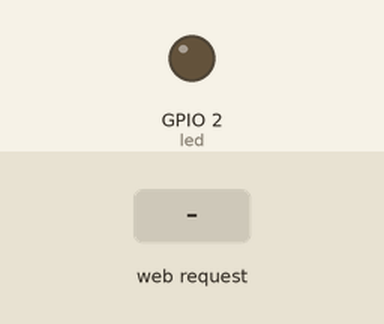
A sketch run on a simulated ESP8266 (NodeMCU). Parts: output pins drawn as LEDs (lit = HIGH). Inputs (shaded band) come from the test bench. WiFi joins after 1.5 s; servers stay silent unless stated; what the sketch prints to the serial monitor is not drawn.

Above: at 4.2 s.
4.3 s: HTTP request GET /on received
At 5.3 s:
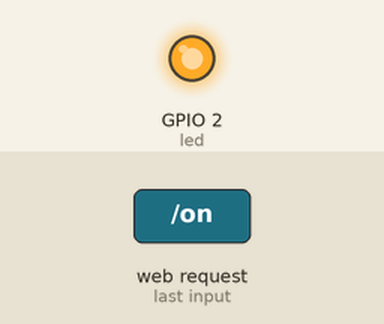
5.8 s: HTTP request GET /off received
At 6.5 s:
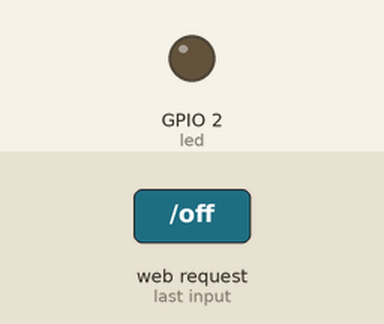
Timing chart, 0 to 8.8 s (numbered marks = the images above; inputs shaded):
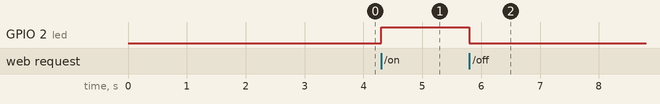

Measured:
- after the input at 4.3 s, GPIO 2 (led): LOW → HIGH at once
- after the input at 5.8 s, GPIO 2 (led): HIGH → LOW at once

The sketch:

auto.ino
```cpp
#include <ESP8266WiFi.h>
#include <ESP8266WebServer.h>

ESP8266WebServer server(80);

int led = 2;

void setup()
{
  delay(1000);
  pinMode(led, OUTPUT);
  Serial.begin(9600);

  //password must be min 8chars
  setOwnAP("quentinos","logesh555");
  //connectToAP("quentinos","logesh555");

  server.on("/on", turnOnLED);
  server.on("/off", turnOffLED);
  server.on("/", handleRoot);
  server.begin();
  delay(1000);
  Serial.println("Server started!");
}

void loop()
{
  server.handleClient();
  delay(1);
}

void setOwnAP(const char* ssid, const char* password)
{
  Serial.printf("Creating softAP %s ", ssid);
  WiFi.softAP(ssid, password);
  delay(1000);
  IPAddress myIP = WiFi.softAPIP();
  Serial.print("Connected to AP!! IP Address = ");
  Serial.println(myIP);
}

void connectToAP(const char* ssid, const char* password)
{
  Serial.printf("Connecting to %s ", ssid);
  WiFi.begin(ssid, password);
  while (WiFi.status() != WL_CONNECTED)
  {
    delay(500);
    Serial.print(".");
  }
  Serial.println(" connected");
  Serial.print("AP created!! IP Address = ");
  Serial.println(WiFi.localIP());
}

void turnOnLED()
{
  digitalWrite(led, HIGH);
  server.sendContent("<h1>Turned On LED</h1>");
}

void turnOffLED()
{
  digitalWrite(led, LOW);
  server.sendContent("<h1>Turned Off LED</h1>");
}

void handleRoot()
{
  server.sendContent("<html><script>");
  server.sendContent("function askToTurnOnLED(turnOn){");
  server.sendContent("var xhttp = new XMLHttpRequest();");
  server.sendContent("xhttp.open(\"GET\", turnOn?\"on\":\"off\", true);");
  server.sendContent("xhttp.send();}");
  server.sendContent("</script><body><h1 style=\"text-align: center;\">HomeAutomation - Workshop demo</h1>");
  server.sendContent("<button onclick=\"askToTurnOnLED(true)\" style=\"display:block;padding:20px;font-size:150%;margin:100px\"> Turn On Light </button>");
  server.sendContent("<button onclick=\"askToTurnOnLED(false)\" style=\"display:block;padding:20px;font-size:150%;margin:100px\"> Turn Off Light</button>");
  server.sendContent("</body></html>");
}
```
